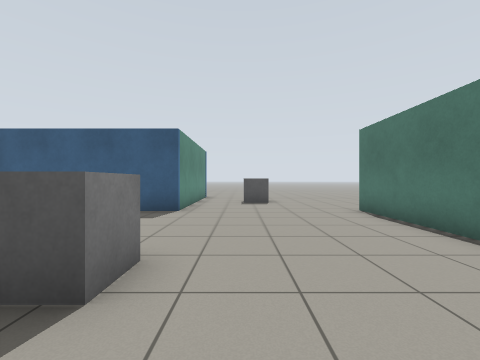
View 1 (above)

15 first-person views from a walk through a Gazebo world. The camera is 0.94 m above the floor, looks level and sees 90° across. The floor is counted in squares, 1 m on a side. Each view is taken from the middle of a square. On the plan, view 1 faces up. The plan holds only what a view shows up to about 10 squares ahead; the rest is blank.

View 2
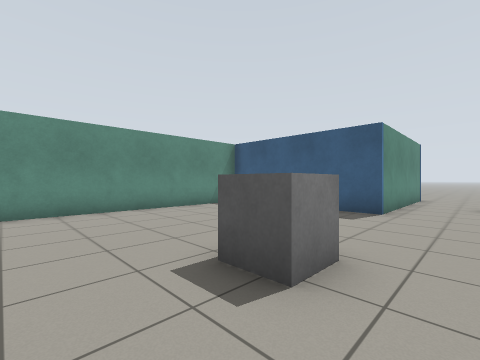

View 3
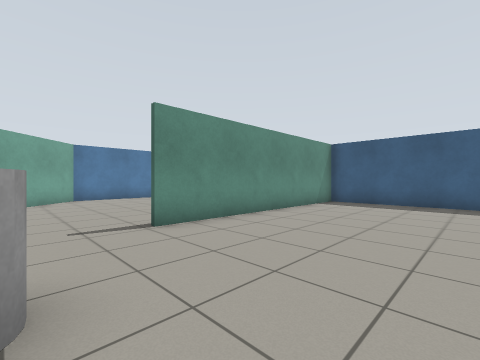

View 4
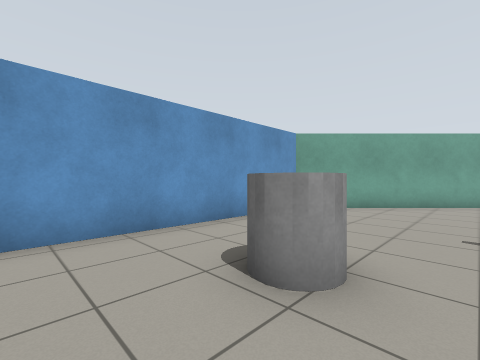

View 5
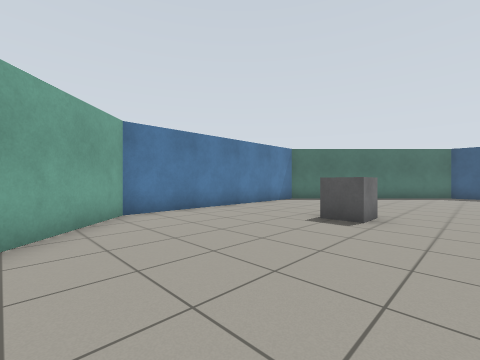

View 6
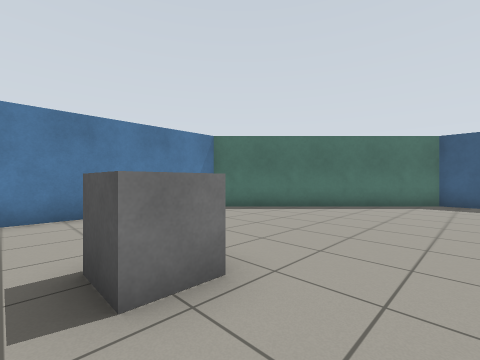

View 7
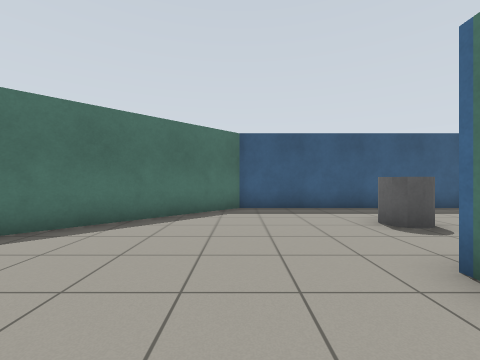

View 8
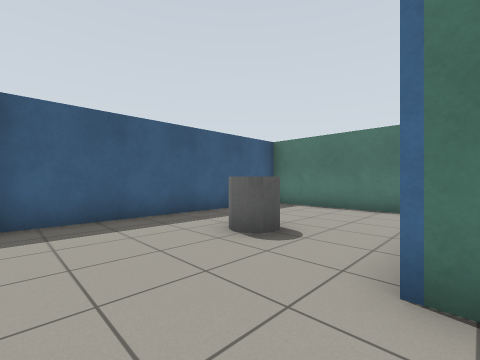

View 9
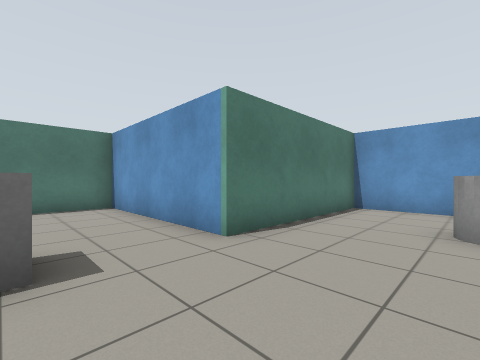

View 10
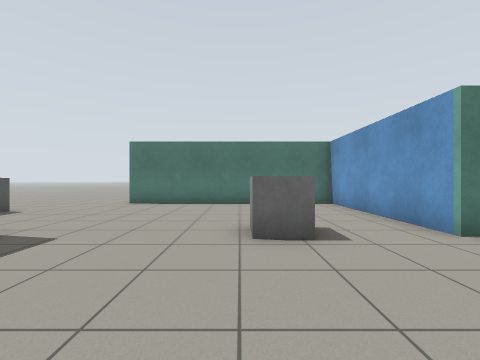

View 11
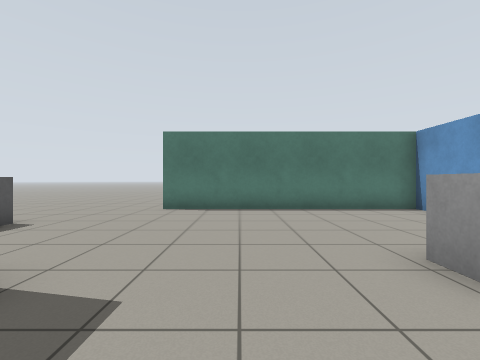

View 12
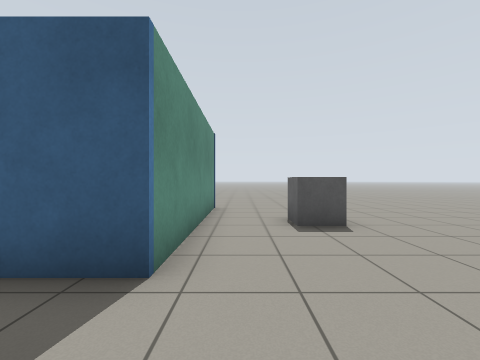

View 13
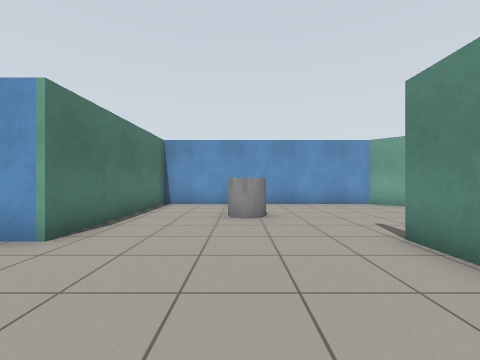

View 14
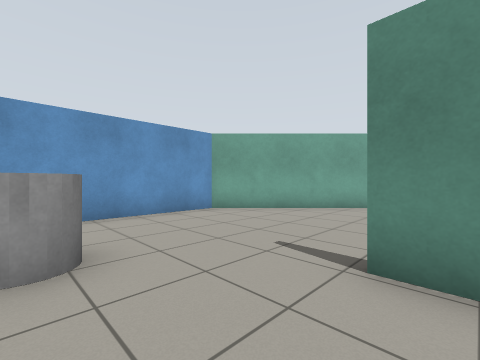

View 15
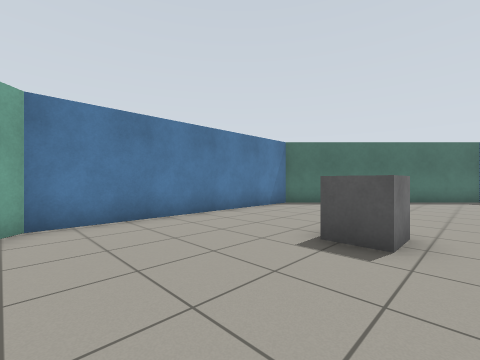

### Floor plan
Points are (right, up) in squares from view 1. A wall is a line through its corners. A room is listed if a view was taken in it or the views show most of it. See-through windows are left out.
Room 1 (views 1, 2, 3, 4, 5, 6, 7, 8, 9, 10, 11, 12, 13, 14, 15)
walls: (-7.6, 6.6) (-7.6, -0.9); (-7.8, 7) (-7.8, 7.5); (-2, 8.5) (-2, 13) (-10, 13) (-15.7, 7.4) (-15.7, -0.7) (-10, -6.4) (-2, -6.4) (-2, -0.7) (3.7, -0.7) (3.7, 7.5); (-1.9, 13.2) (-1.9, 7.3) (-7.4, 7.3)
ways out: opening at (-2, 14); opening at (5, 8)
objects: grey box (-12, 3) to (-11, 3); grey cylinder (-7, 10) to (-6, 10); grey cylinder (-5, -4) to (-5, -3); grey box (-2, 2) to (-1, 3); grey box (0, 10) to (1, 11)

Positions as (right, up) in squares from view 1, and headings:
1: (0, 0), facing up
2: (0, 0), facing up-left
3: (-3, -3), facing up-left
4: (-3, -2), facing down-left
5: (-9, -3), facing up-left
6: (-9, 2), facing up-left
7: (-10, 5), facing up
8: (-10, 7), facing up-right
9: (-5, 2), facing down-right
10: (-6, 3), facing right
11: (-4, 5), facing right
12: (-1, 5), facing up
13: (-5, 3), facing down
14: (-5, 0), facing down-left
15: (-10, -1), facing up-left
